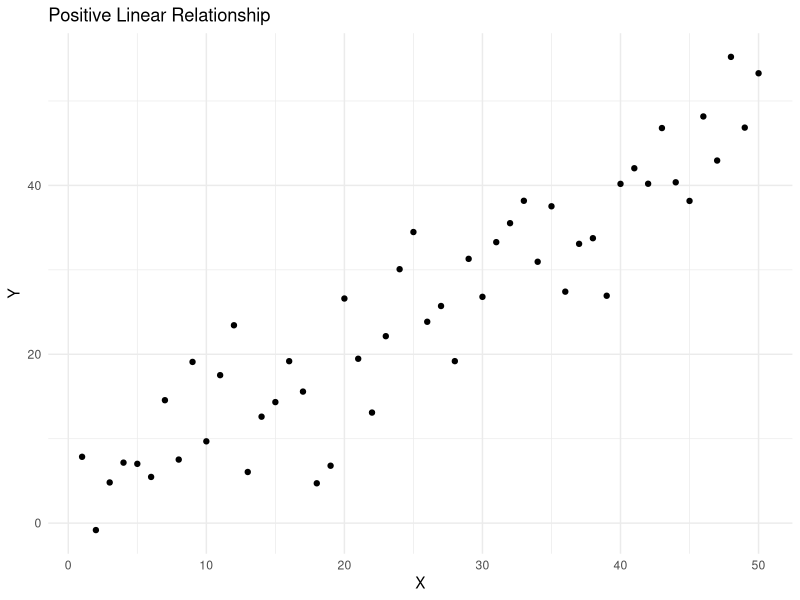
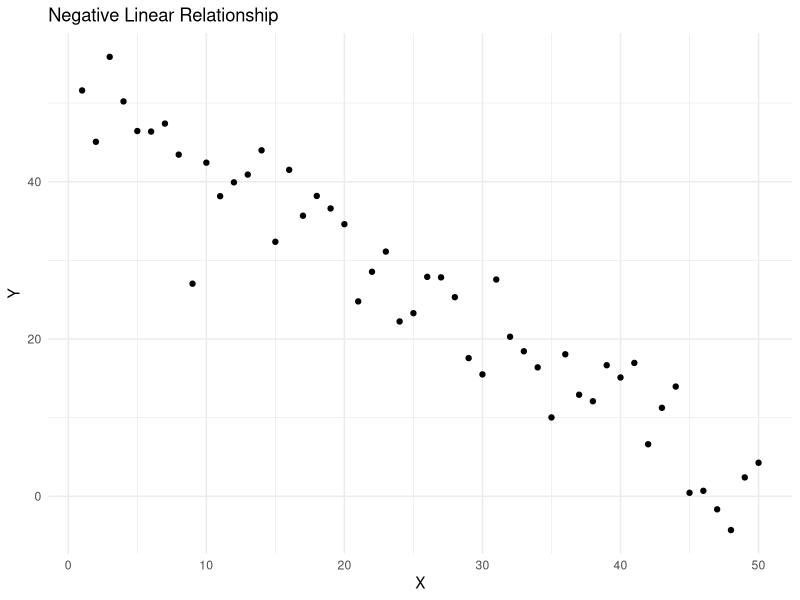
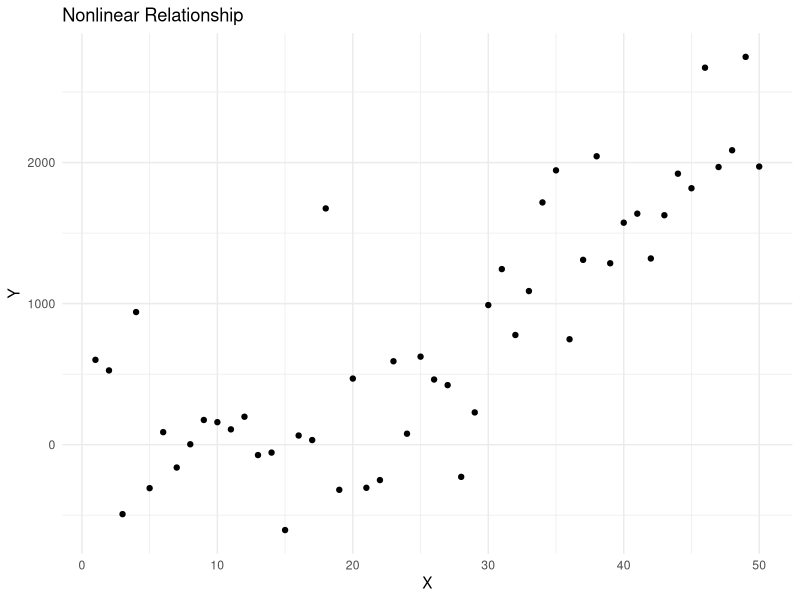
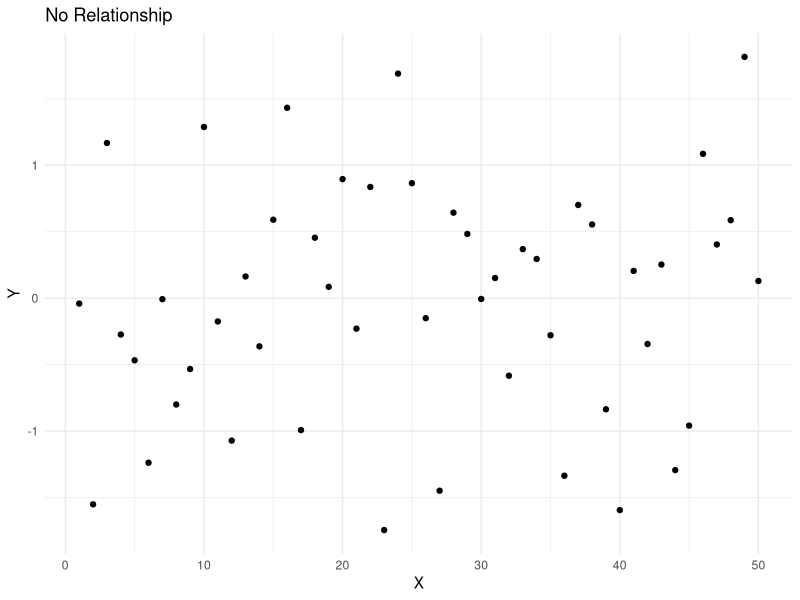
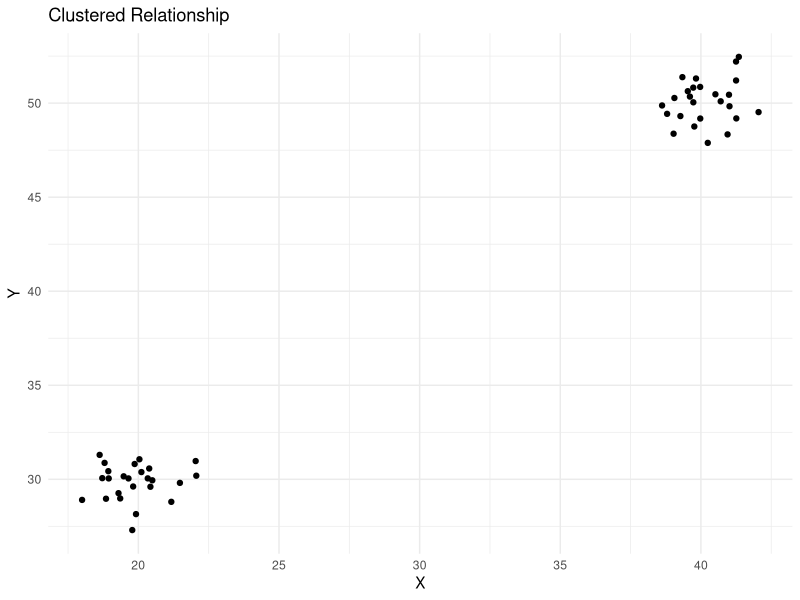
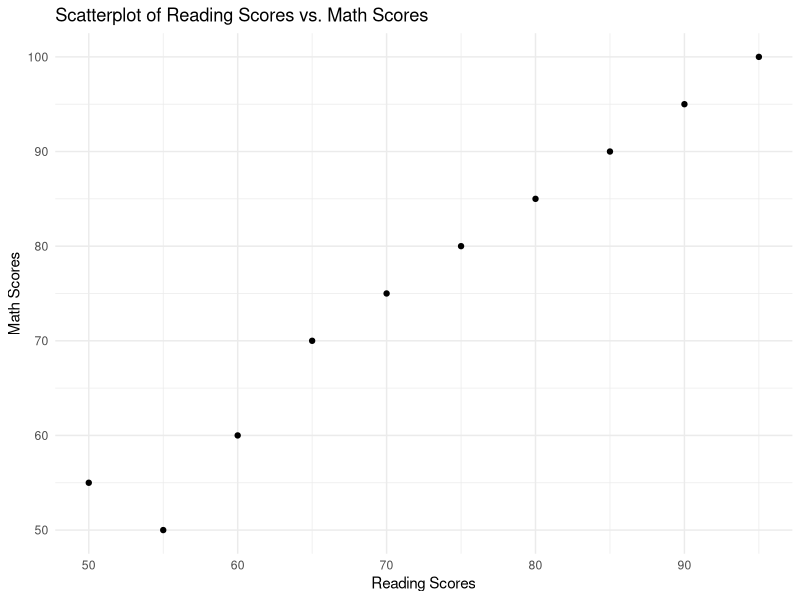

Reproduce these figures in R, in order.
## ---- chunk 1
# Load ggplot2 package
library(ggplot2)

# Create sample datasets
set.seed(42)

positive_linear <- data.frame(x = 1:50, y = 1:50 + rnorm(50, sd = 5))
negative_linear <- data.frame(x = 1:50, y = 50:1 + rnorm(50, sd = 5))
nonlinear <- data.frame(x = 1:50, y = (1:50)^2 + rnorm(50, sd = 500))
no_relationship <- data.frame(x = 1:50, y = rnorm(50))
clustered <- data.frame(x = c(rnorm(25, mean = 20), rnorm(25, mean = 40)), y = c(rnorm(25, mean = 30), rnorm(25, mean = 50)))

# Function to create scatterplots
create_scatterplot <- function(data, title) {
  ggplot(data, aes(x = x, y = y)) +
    geom_point() +
    xlab("X") +
    ylab("Y") +
    ggtitle(title) +
    theme_minimal()
}

# Generate scatterplots
positive_linear_plot <- create_scatterplot(positive_linear, "Positive Linear Relationship")
negative_linear_plot <- create_scatterplot(negative_linear, "Negative Linear Relationship")
nonlinear_plot <- create_scatterplot(nonlinear, "Nonlinear Relationship")
no_relationship_plot <- create_scatterplot(no_relationship, "No Relationship")
clustered_plot <- create_scatterplot(clustered, "Clustered Relationship")
## ---- chunk 2
print(positive_linear_plot)
## ---- chunk 3
print(negative_linear_plot)
## ---- chunk 4
print(nonlinear_plot)
## ---- chunk 5
print(no_relationship_plot)
## ---- chunk 6
print(clustered_plot)
## ---- chunk 7
# Load ggplot2 package
library(ggplot2)

# Create a sample dataset
data <- data.frame(
  reading_scores = c(50, 60, 65, 55, 70, 75, 80, 85, 90, 95),
  math_scores = c(55, 60, 70, 50, 75, 80, 85, 90, 95, 100)
)
## ---- chunk 8
# Create a scatterplot
scatterplot <- ggplot(data, aes(x = reading_scores, y = math_scores)) +
  geom_point() +
  xlab("Reading Scores") +
  ylab("Math Scores") +
  ggtitle("Scatterplot of Reading Scores vs. Math Scores") +
  theme_minimal()

# Display the scatterplot
print(scatterplot)
